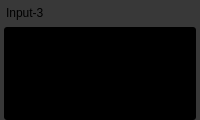
         <widget class="QFrame" name="inputDisplay3">
          <property name="sizePolicy">
           <sizepolicy hsizetype="Expanding" vsizetype="Expanding">
            <horstretch>0</horstretch>
            <verstretch>0</verstretch>
           </sizepolicy>
          </property>
          <property name="minimumSize">
           <size>
            <width>150</width>
            <height>120</height>
           </size>
          </property>
          <property name="styleSheet">
           <string notr="true">background-color: #383838; border-radius: 5px;</string>
          </property>
          <property name="frameShape">
           <enum>QFrame::Shape::StyledPanel</enum>
          </property>
          <property name="frameShadow">
           <enum>QFrame::Shadow::Raised</enum>
          </property>
          <layout class="QVBoxLayout" name="verticalLayout_input3">
           <property name="spacing">
            <number>2</number>
           </property>
           <property name="leftMargin">
            <number>4</number>
           </property>
           <property name="topMargin">
            <number>1</number>
           </property>
           <property name="rightMargin">
            <number>4</number>
           </property>
           <property name="bottomMargin">
            <number>0</number>
           </property>
           <item>
            <layout class="QHBoxLayout" name="horizontalLayout_input3Header">
             <property name="spacing">
              <number>4</number>
             </property>
             <item>
              <spacer name="horizontalSpacer_8">
               <property name="orientation">
                <enum>Qt::Horizontal</enum>
               </property>
               <property name="sizeType">
                <enum>QSizePolicy::Policy::Preferred</enum>
               </property>
               <property name="sizeHint" stdset="0">
                <size>
                 <width>2</width>
                 <height>20</height>
                </size>
               </property>
              </spacer>
             </item>
             <item>
              <widget class="QLabel" name="label_input3">
               <property name="text">
                <string>Input-3</string>
               </property>
              </widget>
             </item>
             <item>
              <spacer name="horizontalSpacer_input3">
               <property name="orientation">
                <enum>Qt::Horizontal</enum>
               </property>
               <property name="sizeHint" stdset="0">
                <size>
                 <width>40</width>
                 <height>20</height>
                </size>
               </property>
              </spacer>
             </item>
             <item>
              <widget class="QPushButton" name="input3SettingsButton">
               <property name="minimumSize">
                <size>
                 <width>24</width>
                 <height>24</height>
                </size>
               </property>
               <property name="maximumSize">
                <size>
                 <width>24</width>
                 <height>24</height>
                </size>
               </property>
               <property name="text">
                <string/>
               </property>
               <property name="icon">
                <iconset resource="resources.qrc">
                 <normaloff>:/icons/Settings.png</normaloff>:/icons/Settings.png</iconset>
               </property>
               <property name="iconSize">
                <size>
                 <width>16</width>
                 <height>16</height>
                </size>
               </property>
               <property name="flat">
                <bool>true</bool>
               </property>
              </widget>
             </item>
             <item>
              <widget class="QPushButton" name="input3AudioButton">
               <property name="minimumSize">
                <size>
                 <width>24</width>
                 <height>24</height>
                </size>
               </property>
               <property name="maximumSize">
                <size>
                 <width>24</width>
                 <height>24</height>
                </size>
               </property>
               <property name="text">
                <string/>
               </property>
               <property name="icon">
                <iconset resource="resources.qrc">
                 <normaloff>:/icons/Volume.png</normaloff>
                 <normalon>:/icons/Mute.png</normalon>:/icons/Volume.png</iconset>
               </property>
               <property name="iconSize">
                <size>
                 <width>16</width>
                 <height>16</height>
                </size>
               </property>
               <property name="checkable">
                <bool>true</bool>
               </property>
               <property name="flat">
                <bool>true</bool>
               </property>
              </widget>
             </item>
            </layout>
           </item>
           <item>
            <widget class="QFrame" name="inputVideoFrame3">
             <property name="sizePolicy">
              <sizepolicy hsizetype="Expanding" vsizetype="Expanding">
               <horstretch>0</horstretch>
               <verstretch>0</verstretch>
              </sizepolicy>
             </property>
             <property name="styleSheet">
              <string notr="true">background-color: black; border-radius: 3px;</string>
             </property>
             <property name="frameShape">
              <enum>QFrame::Shape::StyledPanel</enum>
             </property>
             <property name="frameShadow">
              <enum>QFrame::Shadow::Raised</enum>
             </property>
            </widget>
           </item>
          </layout>
         </widget>
